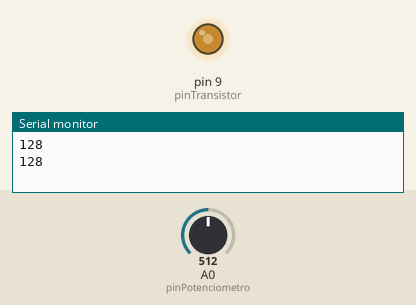
The sketch below on a simulated Arduino Uno, built with avr-gcc and run on an emulated ATmega328P. Parts: output pins drawn as LEDs (lit = HIGH), the last lines printed to the serial monitor. The test bench sets the inputs (shaded band); at power-on: A0 (pinPotenciometro) = 512.

Above: at 1.8 s.
1.9 s: A0 (pinPotenciometro) set to 716
At 3.0 s:
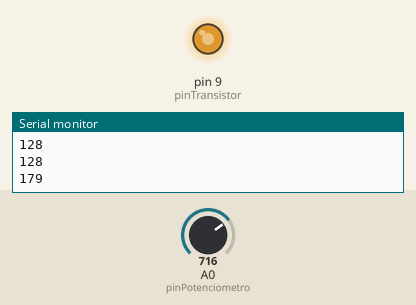
3.5 s: A0 (pinPotenciometro) set to 900
At 4.5 s:
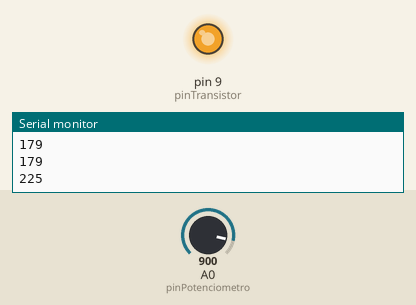
5.5 s: A0 (pinPotenciometro) set to 122
At 7.2 s:
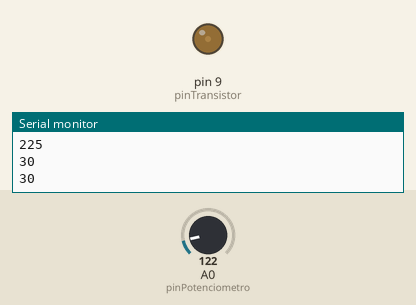
7.5 s: A0 (pinPotenciometro) set to 0
At 8.8 s:
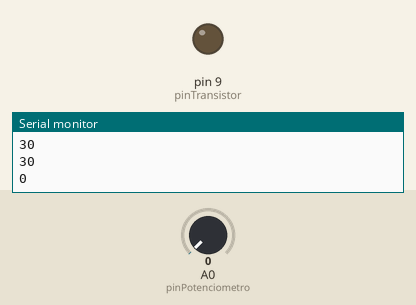
Timing chart, 0 to 10.5 s (numbered marks = the images above; inputs shaded):
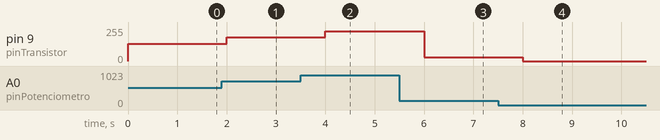

The sketch:

motorContinuoArduino.ino
```cpp
int pinPotenciometro = 0;
int valorPotenciometro = 0;
int pinTransistor = 9;
void setup()
{
	Serial.begin(9600);
  pinMode(pinTransistor, OUTPUT);
}

void loop()
{
	valorPotenciometro = analogRead(pinPotenciometro)/4;
  	Serial.println(valorPotenciometro);
  	analogWrite(pinTransistor,valorPotenciometro);
  delay(1000);
}
```

Measured:
- after the input at 1.9 s, pin 9 (pinTransistor): 128/255 → 179/255 after 0.10 s
- after the input at 3.5 s, pin 9 (pinTransistor): 179/255 → 225/255 after 0.50 s
- after the input at 5.5 s, pin 9 (pinTransistor): 225/255 → 30/255 after 0.50 s
- after the input at 7.5 s, pin 9 (pinTransistor): 30/255 → 0/255 after 0.50 s
